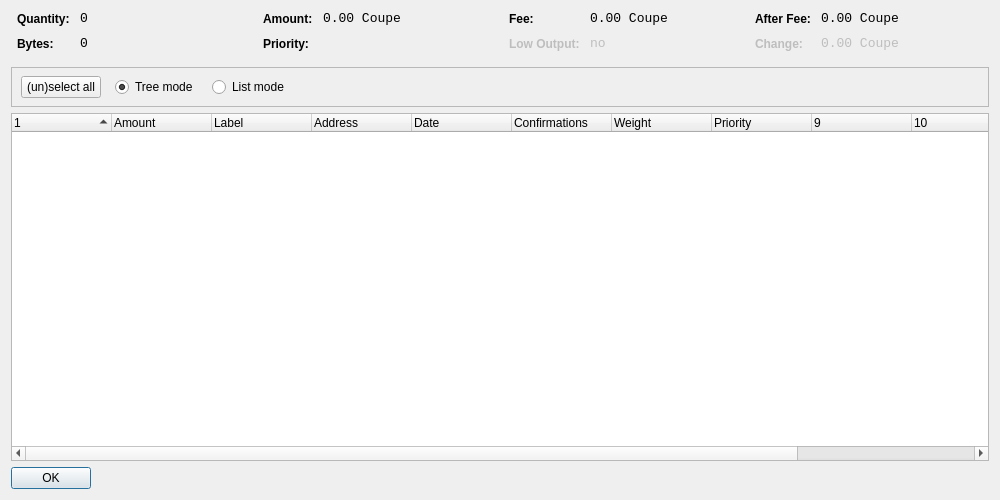
<?xml version="1.0" encoding="UTF-8"?>
<ui version="4.0">
 <class>CoinControlDialog</class>
 <widget class="QWidget" name="CoinControlDialog">
  <property name="geometry">
   <rect>
    <x>0</x>
    <y>0</y>
    <width>1000</width>
    <height>500</height>
   </rect>
  </property>
  <property name="windowTitle">
   <string>Coin Control</string>
  </property>
  <layout class="QVBoxLayout" name="verticalLayout">
   <item>
    <layout class="QHBoxLayout" name="horizontalLayoutTop" stretch="0,0,0,0">
     <property name="topMargin">
      <number>0</number>
     </property>
     <property name="bottomMargin">
      <number>10</number>
     </property>
     <item>
      <layout class="QFormLayout" name="formLayoutCoinControl1">
       <property name="horizontalSpacing">
        <number>10</number>
       </property>
       <property name="verticalSpacing">
        <number>10</number>
       </property>
       <property name="leftMargin">
        <number>6</number>
       </property>
       <property name="rightMargin">
        <number>6</number>
       </property>
       <item row="0" column="0">
        <widget class="QLabel" name="labelCoinControlQuantityText">
         <property name="styleSheet">
          <string notr="true">font-weight:bold;</string>
         </property>
         <property name="text">
          <string>Quantity:</string>
         </property>
        </widget>
       </item>
       <item row="0" column="1">
        <widget class="QLabel" name="labelCoinControlQuantity">
         <property name="font">
          <font>
           <family>Monospace</family>
           <pointsize>10</pointsize>
          </font>
         </property>
         <property name="cursor">
          <cursorShape>IBeamCursor</cursorShape>
         </property>
         <property name="contextMenuPolicy">
          <enum>Qt::ActionsContextMenu</enum>
         </property>
         <property name="text">
          <string notr="true">0</string>
         </property>
         <property name="textInteractionFlags">
          <set>Qt::LinksAccessibleByMouse|Qt::TextSelectableByKeyboard|Qt::TextSelectableByMouse</set>
         </property>
        </widget>
       </item>
       <item row="1" column="0">
        <widget class="QLabel" name="labelCoinControlBytesText">
         <property name="styleSheet">
          <string notr="true">font-weight:bold;</string>
         </property>
         <property name="text">
          <string>Bytes:</string>
         </property>
        </widget>
       </item>
       <item row="1" column="1">
        <widget class="QLabel" name="labelCoinControlBytes">
         <property name="font">
          <font>
           <family>Monospace</family>
           <pointsize>10</pointsize>
          </font>
         </property>
         <property name="cursor">
          <cursorShape>IBeamCursor</cursorShape>
         </property>
         <property name="contextMenuPolicy">
          <enum>Qt::ActionsContextMenu</enum>
         </property>
         <property name="text">
          <string notr="true">0</string>
         </property>
         <property name="textInteractionFlags">
          <set>Qt::LinksAccessibleByMouse|Qt::TextSelectableByKeyboard|Qt::TextSelectableByMouse</set>
         </property>
        </widget>
       </item>
      </layout>
     </item>
     <item>
      <layout class="QFormLayout" name="formLayoutCoinControl2">
       <property name="horizontalSpacing">
        <number>10</number>
       </property>
       <property name="verticalSpacing">
        <number>10</number>
       </property>
       <property name="leftMargin">
        <number>6</number>
       </property>
       <property name="rightMargin">
        <number>6</number>
       </property>
       <item row="0" column="0">
        <widget class="QLabel" name="labelCoinControlAmountText">
         <property name="styleSheet">
          <string notr="true">font-weight:bold;</string>
         </property>
         <property name="text">
          <string>Amount:</string>
         </property>
        </widget>
       </item>
       <item row="0" column="1">
        <widget class="QLabel" name="labelCoinControlAmount">
         <property name="font">
          <font>
           <family>Monospace</family>
           <pointsize>10</pointsize>
          </font>
         </property>
         <property name="cursor">
          <cursorShape>IBeamCursor</cursorShape>
         </property>
         <property name="contextMenuPolicy">
          <enum>Qt::ActionsContextMenu</enum>
         </property>
         <property name="text">
          <string notr="true">0.00 Coupe</string>
         </property>
         <property name="textInteractionFlags">
          <set>Qt::LinksAccessibleByMouse|Qt::TextSelectableByKeyboard|Qt::TextSelectableByMouse</set>
         </property>
        </widget>
       </item>
       <item row="1" column="0">
        <widget class="QLabel" name="labelCoinControlPriorityText">
         <property name="styleSheet">
          <string notr="true">font-weight:bold;</string>
         </property>
         <property name="text">
          <string>Priority:</string>
         </property>
        </widget>
       </item>
       <item row="1" column="1">
        <widget class="QLabel" name="labelCoinControlPriority">
         <property name="font">
          <font>
           <family>Monospace</family>
           <pointsize>10</pointsize>
          </font>
         </property>
         <property name="cursor">
          <cursorShape>IBeamCursor</cursorShape>
         </property>
         <property name="contextMenuPolicy">
          <enum>Qt::ActionsContextMenu</enum>
         </property>
         <property name="text">
          <string/>
         </property>
         <property name="textInteractionFlags">
          <set>Qt::LinksAccessibleByMouse|Qt::TextSelectableByKeyboard|Qt::TextSelectableByMouse</set>
         </property>
        </widget>
       </item>
      </layout>
     </item>
     <item>
      <layout class="QFormLayout" name="formLayoutCoinControl3">
       <property name="horizontalSpacing">
        <number>10</number>
       </property>
       <property name="verticalSpacing">
        <number>10</number>
       </property>
       <property name="leftMargin">
        <number>6</number>
       </property>
       <property name="rightMargin">
        <number>6</number>
       </property>
       <item row="0" column="0">
        <widget class="QLabel" name="labelCoinControlFeeText">
         <property name="styleSheet">
          <string notr="true">font-weight:bold;</string>
         </property>
         <property name="text">
          <string>Fee:</string>
         </property>
        </widget>
       </item>
       <item row="0" column="1">
        <widget class="QLabel" name="labelCoinControlFee">
         <property name="font">
          <font>
           <family>Monospace</family>
           <pointsize>10</pointsize>
          </font>
         </property>
         <property name="cursor">
          <cursorShape>IBeamCursor</cursorShape>
         </property>
         <property name="contextMenuPolicy">
          <enum>Qt::ActionsContextMenu</enum>
         </property>
         <property name="text">
          <string notr="true">0.00 Coupe</string>
         </property>
         <property name="textInteractionFlags">
          <set>Qt::LinksAccessibleByMouse|Qt::TextSelectableByKeyboard|Qt::TextSelectableByMouse</set>
         </property>
        </widget>
       </item>
       <item row="1" column="0">
        <widget class="QLabel" name="labelCoinControlLowOutputText">
         <property name="enabled">
          <bool>false</bool>
         </property>
         <property name="styleSheet">
          <string notr="true">font-weight:bold;</string>
         </property>
         <property name="text">
          <string>Low Output:</string>
         </property>
        </widget>
       </item>
       <item row="1" column="1">
        <widget class="QLabel" name="labelCoinControlLowOutput">
         <property name="enabled">
          <bool>false</bool>
         </property>
         <property name="font">
          <font>
           <family>Monospace</family>
           <pointsize>10</pointsize>
          </font>
         </property>
         <property name="cursor">
          <cursorShape>IBeamCursor</cursorShape>
         </property>
         <property name="contextMenuPolicy">
          <enum>Qt::ActionsContextMenu</enum>
         </property>
         <property name="text">
          <string>no</string>
         </property>
         <property name="textInteractionFlags">
          <set>Qt::LinksAccessibleByMouse|Qt::TextSelectableByKeyboard|Qt::TextSelectableByMouse</set>
         </property>
        </widget>
       </item>
      </layout>
     </item>
     <item>
      <layout class="QFormLayout" name="formLayoutCoinControl4">
       <property name="horizontalSpacing">
        <number>10</number>
       </property>
       <property name="verticalSpacing">
        <number>10</number>
       </property>
       <property name="leftMargin">
        <number>6</number>
       </property>
       <property name="rightMargin">
        <number>6</number>
       </property>
       <item row="0" column="0">
        <widget class="QLabel" name="labelCoinControlAfterFeeText">
         <property name="styleSheet">
          <string notr="true">font-weight:bold;</string>
         </property>
         <property name="text">
          <string>After Fee:</string>
         </property>
        </widget>
       </item>
       <item row="0" column="1">
        <widget class="QLabel" name="labelCoinControlAfterFee">
         <property name="font">
          <font>
           <family>Monospace</family>
           <pointsize>10</pointsize>
          </font>
         </property>
         <property name="cursor">
          <cursorShape>IBeamCursor</cursorShape>
         </property>
         <property name="contextMenuPolicy">
          <enum>Qt::ActionsContextMenu</enum>
         </property>
         <property name="text">
          <string notr="true">0.00 Coupe</string>
         </property>
         <property name="textInteractionFlags">
          <set>Qt::LinksAccessibleByMouse|Qt::TextSelectableByKeyboard|Qt::TextSelectableByMouse</set>
         </property>
        </widget>
       </item>
       <item row="1" column="0">
        <widget class="QLabel" name="labelCoinControlChangeText">
         <property name="enabled">
          <bool>false</bool>
         </property>
         <property name="styleSheet">
          <string notr="true">font-weight:bold;</string>
         </property>
         <property name="text">
          <string>Change:</string>
         </property>
        </widget>
       </item>
       <item row="1" column="1">
        <widget class="QLabel" name="labelCoinControlChange">
         <property name="enabled">
          <bool>false</bool>
         </property>
         <property name="font">
          <font>
           <family>Monospace</family>
           <pointsize>10</pointsize>
          </font>
         </property>
         <property name="cursor">
          <cursorShape>IBeamCursor</cursorShape>
         </property>
         <property name="contextMenuPolicy">
          <enum>Qt::ActionsContextMenu</enum>
         </property>
         <property name="text">
          <string notr="true">0.00 Coupe</string>
         </property>
         <property name="textInteractionFlags">
          <set>Qt::LinksAccessibleByMouse|Qt::TextSelectableByKeyboard|Qt::TextSelectableByMouse</set>
         </property>
        </widget>
       </item>
      </layout>
     </item>
    </layout>
   </item>
   <item>
    <widget class="QFrame" name="frame">
     <property name="minimumSize">
      <size>
       <width>0</width>
       <height>40</height>
      </size>
     </property>
     <property name="frameShape">
      <enum>QFrame::StyledPanel</enum>
     </property>
     <property name="frameShadow">
      <enum>QFrame::Sunken</enum>
     </property>
     <widget class="QWidget" name="horizontalLayoutWidget">
      <property name="geometry">
       <rect>
        <x>10</x>
        <y>0</y>
        <width>781</width>
        <height>41</height>
       </rect>
      </property>
      <layout class="QHBoxLayout" name="horizontalLayoutPanel" stretch="0,0,0,0">
       <property name="spacing">
        <number>14</number>
       </property>
       <item>
        <widget class="QPushButton" name="pushButtonSelectAll">
         <property name="sizePolicy">
          <sizepolicy hsizetype="Maximum" vsizetype="Fixed">
           <horstretch>0</horstretch>
           <verstretch>0</verstretch>
          </sizepolicy>
         </property>
         <property name="text">
          <string>(un)select all</string>
         </property>
        </widget>
       </item>
       <item>
        <widget class="QRadioButton" name="radioTreeMode">
         <property name="sizePolicy">
          <sizepolicy hsizetype="Maximum" vsizetype="Fixed">
           <horstretch>0</horstretch>
           <verstretch>0</verstretch>
          </sizepolicy>
         </property>
         <property name="text">
          <string>Tree mode</string>
         </property>
         <property name="checked">
          <bool>true</bool>
         </property>
        </widget>
       </item>
       <item>
        <widget class="QRadioButton" name="radioListMode">
         <property name="sizePolicy">
          <sizepolicy hsizetype="Maximum" vsizetype="Fixed">
           <horstretch>0</horstretch>
           <verstretch>0</verstretch>
          </sizepolicy>
         </property>
         <property name="text">
          <string>List mode</string>
         </property>
        </widget>
       </item>
       <item>
        <spacer name="horizontalSpacer">
         <property name="orientation">
          <enum>Qt::Horizontal</enum>
         </property>
         <property name="sizeHint" stdset="0">
          <size>
           <width>40</width>
           <height>20</height>
          </size>
         </property>
        </spacer>
       </item>
      </layout>
     </widget>
    </widget>
   </item>
   <item>
    <widget class="CoinControlTreeWidget" name="treeWidget">
     <property name="contextMenuPolicy">
      <enum>Qt::CustomContextMenu</enum>
     </property>
     <property name="sortingEnabled">
      <bool>false</bool>
     </property>
     <property name="columnCount">
      <number>12</number>
     </property>
     <attribute name="headerShowSortIndicator" stdset="0">
      <bool>true</bool>
     </attribute>
     <attribute name="headerStretchLastSection">
      <bool>false</bool>
     </attribute>
     <column>
      <property name="text">
       <string/>
      </property>
     </column>
     <column>
      <property name="text">
       <string>Amount</string>
      </property>
     </column>
     <column>
      <property name="text">
       <string>Label</string>
      </property>
     </column>
     <column>
      <property name="text">
       <string>Address</string>
      </property>
     </column>
     <column>
      <property name="text">
       <string>Date</string>
      </property>
     </column>
     <column>
      <property name="text">
       <string>Confirmations</string>
      </property>
      <property name="toolTip">
       <string>Confirmed</string>
      </property>
     </column>
     <column>
      <property name="text">
       <string>Weight</string>
      </property>
     </column>
     <column>
      <property name="text">
       <string>Priority</string>
      </property>
     </column>
     <column>
      <property name="text">
       <string/>
      </property>
     </column>
     <column>
      <property name="text">
       <string/>
      </property>
     </column>
     <column>
      <property name="text">
       <string/>
      </property>
     </column>
     <column>
      <property name="text">
       <string/>
      </property>
     </column>
    </widget>
   </item>
   <item>
    <widget class="QDialogButtonBox" name="buttonBox">
     <property name="sizePolicy">
      <sizepolicy hsizetype="Maximum" vsizetype="Fixed">
       <horstretch>0</horstretch>
       <verstretch>0</verstretch>
      </sizepolicy>
     </property>
     <property name="orientation">
      <enum>Qt::Horizontal</enum>
     </property>
     <property name="standardButtons">
      <set>QDialogButtonBox::Ok</set>
     </property>
    </widget>
   </item>
  </layout>
 </widget>
 <customwidgets>
  <customwidget>
   <class>CoinControlTreeWidget</class>
   <extends>QTreeWidget</extends>
   <header>coincontroltreewidget.h</header>
  </customwidget>
 </customwidgets>
 <resources/>
 <connections/>
</ui>
